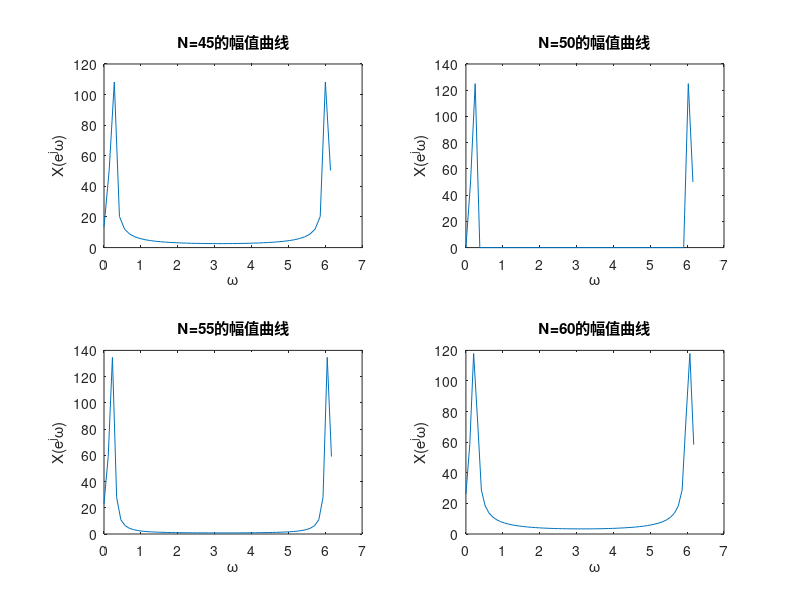

MATLAB code for this plot:
% 实验一 第3题
N = 45;
n = 0:N-1;
t = 0.01 * n;
x = 2 * sin(4 * pi * t) + 5 * cos(8 * pi * t);
w1 = 2 * pi / N * n;
y=fft(x,N);
figure
subplot(2,2,1);
plot(w1,abs(y));xlabel('\omega');ylabel('X(e^j\omega)');
title(['N=',num2str(N),'的幅值曲线']);

N = 50;
n = 0:N-1;
t = 0.01 * n;
x = 2 * sin(4 * pi * t) + 5 * cos(8 * pi * t);
w1 = 2 * pi / N * n;
y=fft(x,N);
subplot(2,2,2);
plot(w1,abs(y));xlabel('\omega');ylabel('X(e^j\omega)');
title(['N=',num2str(N),'的幅值曲线']);

N = 55;
n = 0:N-1;
t = 0.01 * n;
x = 2 * sin(4 * pi * t) + 5 * cos(8 * pi * t);
w1 = 2 * pi / N * n;
y=fft(x,N);
subplot(2,2,3);
plot(w1,abs(y));xlabel('\omega');ylabel('X(e^j\omega)');
title(['N=',num2str(N),'的幅值曲线']);

N = 60;
n = 0:N-1;
t = 0.01 * n;
x = 2 * sin(4 * pi * t) + 5 * cos(8 * pi * t);
w1 = 2 * pi / N * n;
y=fft(x,N);
subplot(2,2,4);
plot(w1,abs(y));xlabel('\omega');ylabel('X(e^j\omega)');
title(['N=',num2str(N),'的幅值曲线']);
